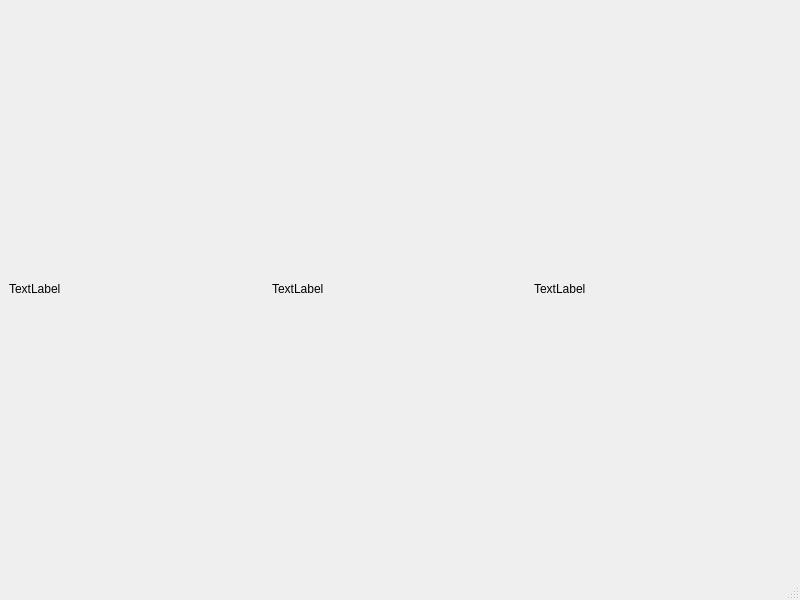
<?xml version="1.0" encoding="UTF-8"?>
<ui version="4.0">
 <class>MainWindow</class>
 <widget class="QMainWindow" name="MainWindow">
  <property name="geometry">
   <rect>
    <x>0</x>
    <y>0</y>
    <width>800</width>
    <height>600</height>
   </rect>
  </property>
  <property name="windowTitle">
   <string>MainWindow</string>
  </property>
  <widget class="QWidget" name="centralwidget">
   <layout class="QHBoxLayout" name="horizontalLayout">
    <item>
     <widget class="QLabel" name="label_3">
      <property name="text">
       <string>TextLabel</string>
      </property>
     </widget>
    </item>
    <item>
     <widget class="QLabel" name="label_2">
      <property name="text">
       <string>TextLabel</string>
      </property>
     </widget>
    </item>
    <item>
     <widget class="QLabel" name="label">
      <property name="text">
       <string>TextLabel</string>
      </property>
     </widget>
    </item>
   </layout>
  </widget>
  <widget class="QStatusBar" name="statusbar"/>
 </widget>
 <resources/>
 <connections/>
</ui>
